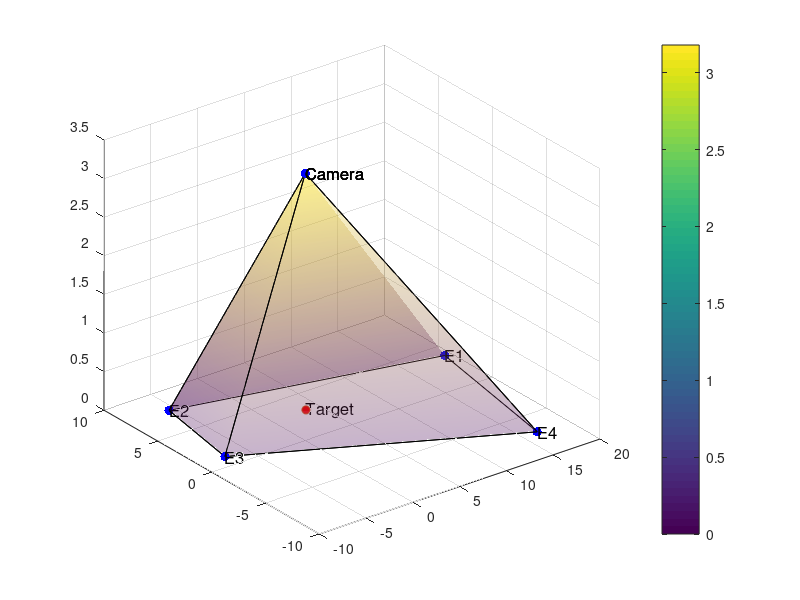

Source code (MATLAB):
clear all;
% Camera FOV model
x_i=2.54
y_i=2.20
z_i=3.18
a=36
b=27
lambda=50
psi=105 %pan angel
phi=165 %tilt angel

x_t=[3.62 3.08 0].'
q1_v=[a/2 b/2];
q2_v=[a/2 -b/2];
q3_v=[-a/2 -b/2];
q4_v=[-a/2 b/2];
q1_vt=q1_v.';
q2_vt=q2_v.';
q3_vt=q3_v.';
q4_vt=q4_v.';

q1_B=[q1_vt; lambda]
q2_B=[q2_vt; lambda]
q3_B=[q3_vt; lambda]
q4_B=[q4_vt; lambda]

H_phi=[cos(psi) -sin(psi) 0;
       sin(psi) cos(psi)  0
       0 0 1];
H_phy=[1 0 0;
       0 cos(phi) -sin(phi);
       0 sin(phi) cos(phi)];
q1_I=H_phi*H_phy*q1_B;
q2_I=H_phi*H_phy*q2_B;
q3_I=H_phi*H_phy*q3_B;
q4_I=H_phi*H_phy*q4_B;

rho_14=(-3.18)/(b/2*sin(phi)+lambda*cos(phi))
rho_23=(-3.18)/(-b/2*sin(phi)+lambda*cos(phi))

q1n_I=rho_14*q1_I
q2n_I=rho_23*q2_I
q3n_I=rho_23*q3_I
q4n_I=rho_14*q4_I
X=[x_i;y_i;z_i]
ksai1=X+q1n_I
ksai2=X+q2n_I
ksai3=X+q3n_I
ksai4=X+q4n_I
v1=ksai1.';
v2=ksai2.';
v3=ksai3.';
v4=ksai4.';
Cam=X.';
%%
% Vertices
V = [v1;v3;v2;v4;Cam];
% Faces
F = { [4 3 2 1],[1 2 5],[2 3 5], [3 4 5], [4 1 5] };
% Draw and Mark all the vertices
x = V(:, 1);
y = V(:, 2);
z = V(:, 3);
plot3(x, y, z, '.', 'MarkerSize', 20, 'MarkerFaceColor', 'r',...
'MarkerEdgeColor', 'b');
hold on;
%% Draw the target and label it
xtar=3.62
ytar=3.08
ztar=0
plot3(xtar, ytar, ztar, 'o', 'MarkerSize', 6, 'MarkerFaceColor', 'r');
marktar = sprintf('Target');
text( xtar, ytar, ztar, marktar, 'fontsize', 12, 'color', 'k' );
hold on;
%% Number and label all the FOV edge points and the camera
for i = 1 : length(V)-1
 number = sprintf('E%d', i);
 pointoutcam = sprintf('Camera');
  text( x(i), y(i), z(i), number, 'fontsize', 12, 'color', 'k' );
  text( x(length(V)), y(length(V)), z(length(V)), pointoutcam, 'fontsize', 12, 'color', 'k' );
end
%% Draw all the faces and mark the relative z direction distance using color
% grading bar
Buttomface = F{1};
Sideface = [F{2:end}];
Sideface = reshape(Sideface, 3 ,4);
Sideface = Sideface';
col = [0; 0; 0; 0; 3.18];
patch('vertices', V, 'faces', Buttomface, 'FaceColor', 'white','FaceAlpha',.1);
patch('vertices', V, 'faces', Sideface,'FaceAlpha',.3,'FaceVertexCData',col,'FaceColor','interp');
grid on;
colorbar
